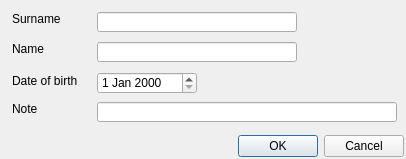
<?xml version="1.0" encoding="UTF-8"?>
<ui version="4.0">
 <class>ChildDlg</class>
 <widget class="QDialog" name="ChildDlg">
  <property name="geometry">
   <rect>
    <x>0</x>
    <y>0</y>
    <width>406</width>
    <height>159</height>
   </rect>
  </property>
  <property name="windowTitle">
   <string>Editing data about a child</string>
  </property>
  <layout class="QVBoxLayout" name="verticalLayout">
   <property name="leftMargin">
    <number>2</number>
   </property>
   <property name="topMargin">
    <number>2</number>
   </property>
   <property name="rightMargin">
    <number>2</number>
   </property>
   <property name="bottomMargin">
    <number>2</number>
   </property>
   <item>
    <widget class="QWidget" name="childBox" native="true">
     <widget class="QLineEdit" name="leName">
      <property name="geometry">
       <rect>
        <x>95</x>
        <y>40</y>
        <width>200</width>
        <height>20</height>
       </rect>
      </property>
     </widget>
     <widget class="QLabel" name="lbName">
      <property name="geometry">
       <rect>
        <x>10</x>
        <y>40</y>
        <width>60</width>
        <height>13</height>
       </rect>
      </property>
      <property name="text">
       <string>Name</string>
      </property>
     </widget>
     <widget class="QLabel" name="lbSurName">
      <property name="geometry">
       <rect>
        <x>10</x>
        <y>10</y>
        <width>60</width>
        <height>13</height>
       </rect>
      </property>
      <property name="text">
       <string>Surname</string>
      </property>
     </widget>
     <widget class="QLineEdit" name="leSurName">
      <property name="geometry">
       <rect>
        <x>95</x>
        <y>10</y>
        <width>200</width>
        <height>20</height>
       </rect>
      </property>
     </widget>
     <widget class="QLabel" name="lbNote">
      <property name="geometry">
       <rect>
        <x>10</x>
        <y>100</y>
        <width>60</width>
        <height>13</height>
       </rect>
      </property>
      <property name="text">
       <string>Note</string>
      </property>
     </widget>
     <widget class="QLineEdit" name="leNote">
      <property name="geometry">
       <rect>
        <x>95</x>
        <y>100</y>
        <width>300</width>
        <height>20</height>
       </rect>
      </property>
     </widget>
     <widget class="QLabel" name="lbDateBirth">
      <property name="geometry">
       <rect>
        <x>10</x>
        <y>72</y>
        <width>80</width>
        <height>13</height>
       </rect>
      </property>
      <property name="text">
       <string>Date of birth</string>
      </property>
     </widget>
     <widget class="QDateEdit" name="deDateBirth">
      <property name="geometry">
       <rect>
        <x>95</x>
        <y>70</y>
        <width>100</width>
        <height>22</height>
       </rect>
      </property>
     </widget>
    </widget>
   </item>
   <item>
    <widget class="QDialogButtonBox" name="buttonBox">
     <property name="orientation">
      <enum>Qt::Horizontal</enum>
     </property>
     <property name="standardButtons">
      <set>QDialogButtonBox::Cancel|QDialogButtonBox::Ok</set>
     </property>
    </widget>
   </item>
  </layout>
 </widget>
 <tabstops>
  <tabstop>leSurName</tabstop>
  <tabstop>leName</tabstop>
  <tabstop>deDateBirth</tabstop>
  <tabstop>leNote</tabstop>
 </tabstops>
 <resources/>
 <connections>
  <connection>
   <sender>buttonBox</sender>
   <signal>accepted()</signal>
   <receiver>ChildDlg</receiver>
   <slot>accept()</slot>
   <hints>
    <hint type="sourcelabel">
     <x>248</x>
     <y>254</y>
    </hint>
    <hint type="destinationlabel">
     <x>157</x>
     <y>274</y>
    </hint>
   </hints>
  </connection>
  <connection>
   <sender>buttonBox</sender>
   <signal>rejected()</signal>
   <receiver>ChildDlg</receiver>
   <slot>reject()</slot>
   <hints>
    <hint type="sourcelabel">
     <x>316</x>
     <y>260</y>
    </hint>
    <hint type="destinationlabel">
     <x>286</x>
     <y>274</y>
    </hint>
   </hints>
  </connection>
 </connections>
</ui>
